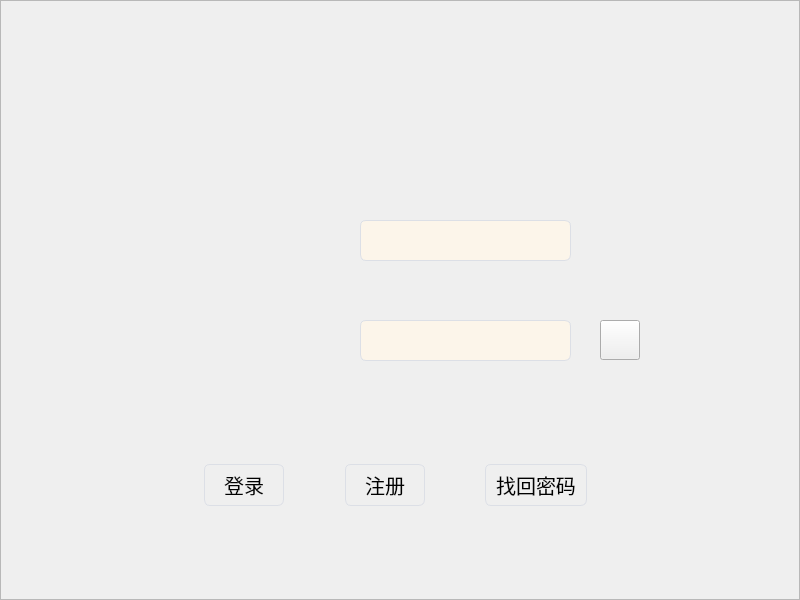
<?xml version="1.0" encoding="UTF-8"?>
<ui version="4.0">
 <class>Login</class>
 <widget class="QWidget" name="Login">
  <property name="geometry">
   <rect>
    <x>0</x>
    <y>0</y>
    <width>800</width>
    <height>600</height>
   </rect>
  </property>
  <property name="minimumSize">
   <size>
    <width>800</width>
    <height>600</height>
   </size>
  </property>
  <property name="windowTitle">
   <string>Form</string>
  </property>
  <widget class="QFrame" name="frame">
   <property name="geometry">
    <rect>
     <x>0</x>
     <y>0</y>
     <width>800</width>
     <height>600</height>
    </rect>
   </property>
   <property name="styleSheet">
    <string notr="true">QFrame{ background-color: qlineargradient(spread:pad, x1:0.505618, y1:0, x2:0.494, y2:0.806818, stop:0 rgba(255, 171, 195, 255), stop:1 rgba(252, 245, 234, 255)); };

QFrame QWidget{ background-color: transparent; };</string>
   </property>
   <property name="frameShape">
    <enum>QFrame::StyledPanel</enum>
   </property>
   <property name="frameShadow">
    <enum>QFrame::Raised</enum>
   </property>
   <widget class="QLabel" name="label">
    <property name="geometry">
     <rect>
      <x>210</x>
      <y>80</y>
      <width>361</width>
      <height>71</height>
     </rect>
    </property>
    <property name="styleSheet">
     <string notr="true">font: 20pt &quot;Agency FB&quot;;</string>
    </property>
    <property name="text">
     <string/>
    </property>
    <property name="pixmap">
     <pixmap resource="qss.qrc">:/icon/title.png</pixmap>
    </property>
    <property name="scaledContents">
     <bool>true</bool>
    </property>
   </widget>
   <widget class="QLineEdit" name="lineEdit">
    <property name="geometry">
     <rect>
      <x>360</x>
      <y>220</y>
      <width>211</width>
      <height>41</height>
     </rect>
    </property>
    <property name="tabletTracking">
     <bool>true</bool>
    </property>
    <property name="styleSheet">
     <string notr="true">QTableView,QLineEdit{ background-color: #fcf5ea; border: 1px solid #DCDFE6; border-radius: 6px; padding: 5px 10px; font-size: 20px; }
QLineEdit:hover{ border: 1px solid #ff577a; }</string>
    </property>
   </widget>
   <widget class="QLabel" name="label_2">
    <property name="geometry">
     <rect>
      <x>200</x>
      <y>220</y>
      <width>101</width>
      <height>41</height>
     </rect>
    </property>
    <property name="text">
     <string/>
    </property>
    <property name="pixmap">
     <pixmap resource="qss.qrc">:/icon/unLabel.PNG</pixmap>
    </property>
    <property name="scaledContents">
     <bool>true</bool>
    </property>
   </widget>
   <widget class="QLabel" name="label_3">
    <property name="geometry">
     <rect>
      <x>210</x>
      <y>320</y>
      <width>81</width>
      <height>41</height>
     </rect>
    </property>
    <property name="text">
     <string/>
    </property>
    <property name="pixmap">
     <pixmap resource="qss.qrc">:/icon/pswLabel.PNG</pixmap>
    </property>
    <property name="scaledContents">
     <bool>true</bool>
    </property>
   </widget>
   <widget class="QLineEdit" name="lineEdit_2">
    <property name="geometry">
     <rect>
      <x>360</x>
      <y>320</y>
      <width>211</width>
      <height>41</height>
     </rect>
    </property>
    <property name="styleSheet">
     <string notr="true">QTableView,QLineEdit{ background-color: #fcf5ea; border: 1px solid #DCDFE6; border-radius: 6px; padding: 5px 10px; font-size: 20px; }
QLineEdit:hover{ border: 1px solid #ff577a; }</string>
    </property>
    <property name="inputMethodHints">
     <set>Qt::ImhNoAutoUppercase|Qt::ImhNoPredictiveText</set>
    </property>
    <property name="echoMode">
     <enum>QLineEdit::Password</enum>
    </property>
   </widget>
   <widget class="QPushButton" name="pswCheck">
    <property name="geometry">
     <rect>
      <x>600</x>
      <y>320</y>
      <width>40</width>
      <height>40</height>
     </rect>
    </property>
    <property name="text">
     <string/>
    </property>
   </widget>
   <widget class="QWidget" name="">
    <property name="geometry">
     <rect>
      <x>150</x>
      <y>450</y>
      <width>491</width>
      <height>71</height>
     </rect>
    </property>
    <layout class="QHBoxLayout" name="horizontalLayout_3">
     <item>
      <spacer name="horizontalSpacer_7">
       <property name="orientation">
        <enum>Qt::Horizontal</enum>
       </property>
       <property name="sizeHint" stdset="0">
        <size>
         <width>40</width>
         <height>20</height>
        </size>
       </property>
      </spacer>
     </item>
     <item>
      <widget class="QPushButton" name="pushButton">
       <property name="minimumSize">
        <size>
         <width>80</width>
         <height>40</height>
        </size>
       </property>
       <property name="styleSheet">
        <string notr="true">QPushButton { border-style: none;border: 1px solid #DCDFE6;border-radius: 6px;padding: 5px 10px;font-size: 20px; }
QPushButton:hover { color: #ffffff; font-weight: bold; background-color: #fd839a; }
</string>
       </property>
       <property name="text">
        <string>登录</string>
       </property>
      </widget>
     </item>
     <item>
      <spacer name="horizontalSpacer_11">
       <property name="orientation">
        <enum>Qt::Horizontal</enum>
       </property>
       <property name="sizeHint" stdset="0">
        <size>
         <width>40</width>
         <height>20</height>
        </size>
       </property>
      </spacer>
     </item>
     <item>
      <widget class="QPushButton" name="pushButton_2">
       <property name="minimumSize">
        <size>
         <width>80</width>
         <height>40</height>
        </size>
       </property>
       <property name="styleSheet">
        <string notr="true">QPushButton { border-style: none;border: 1px solid #DCDFE6;border-radius: 6px;padding: 5px 10px;font-size: 20px; }
QPushButton:hover { color: #ffffff; font-weight: bold; background-color: #fd839a; }
</string>
       </property>
       <property name="text">
        <string>注册</string>
       </property>
      </widget>
     </item>
     <item>
      <spacer name="horizontalSpacer_12">
       <property name="orientation">
        <enum>Qt::Horizontal</enum>
       </property>
       <property name="sizeHint" stdset="0">
        <size>
         <width>40</width>
         <height>20</height>
        </size>
       </property>
      </spacer>
     </item>
     <item>
      <widget class="QPushButton" name="pushButton_3">
       <property name="minimumSize">
        <size>
         <width>60</width>
         <height>40</height>
        </size>
       </property>
       <property name="styleSheet">
        <string notr="true">QPushButton { border-style: none;border: 1px solid #DCDFE6;border-radius: 6px;padding: 5px 10px;font-size: 20px; }
QPushButton:hover { color: #ffffff; font-weight: bold; background-color: #fd839a; }</string>
       </property>
       <property name="text">
        <string>找回密码</string>
       </property>
      </widget>
     </item>
     <item>
      <spacer name="horizontalSpacer_8">
       <property name="orientation">
        <enum>Qt::Horizontal</enum>
       </property>
       <property name="sizeHint" stdset="0">
        <size>
         <width>40</width>
         <height>20</height>
        </size>
       </property>
      </spacer>
     </item>
    </layout>
   </widget>
  </widget>
 </widget>
 <resources>
  <include location="qss.qrc"/>
 </resources>
 <connections/>
</ui>
